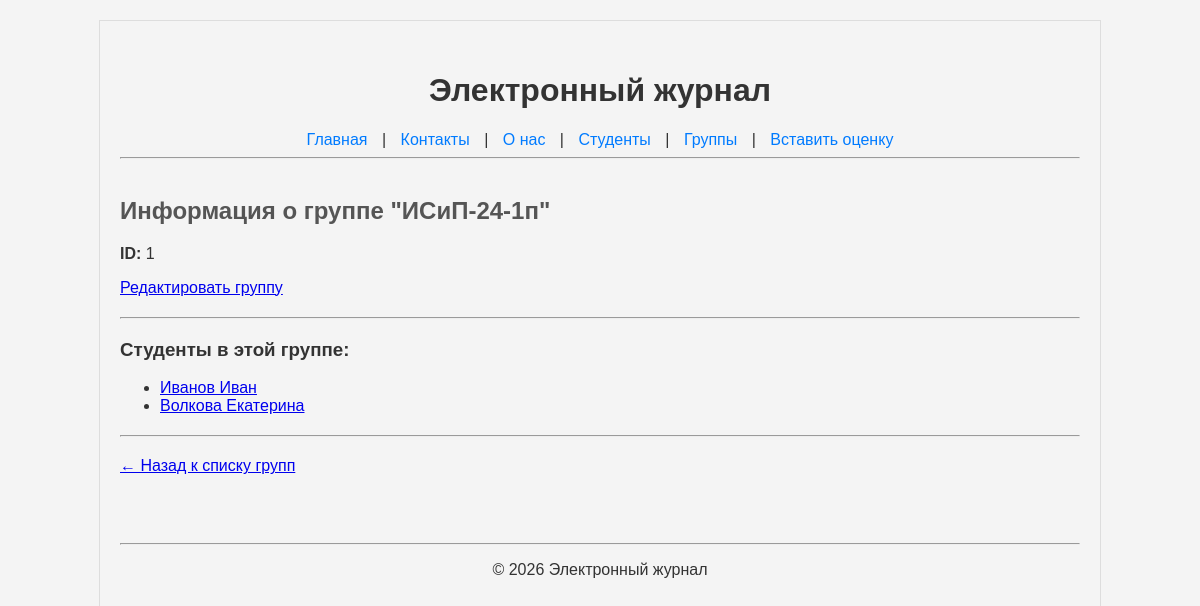
/group/1/, run on the app's committed database.
### journal/models.py (models this page shows, shortened)
class Group(models.Model):
    name = models.CharField(max_length=100)
    comment = models.TextField(blank=True, null=True)

class Student(models.Model):
    first_name = models.CharField(max_length=50)
    last_name = models.CharField(max_length=50)
    group = models.ForeignKey(Group, on_delete=models.CASCADE, related_name='students')
    def __str__(self):
        return f'{self.last_name} {self.first_name}'

### journal/views.py (the view)
# urls.py: path('group/<int:group_id>/', views.group_detail_view, name='group_detail'),
def group_detail_view(request, group_id):
    group = get_object_or_404(Group, pk=group_id)
    students = Student.objects.filter(group=group)
    if request.method == 'POST':
        form = GradeForm(request.POST)
        if form.is_valid():
            Grade.objects.create(
                value=form.cleaned_data['value'],
                student=form.cleaned_data['student'],
                subject=form.cleaned_data['subject'],
            )
            return redirect('group_detail', group_id=group.id)
    else:
        form = GradeForm()
    form.fields['student'].queryset = students
    grades = Grade.objects.filter(student__in=students)
    context = {
        'group': group,
        'students': students,
        'form': form,
        'grades': grades,
    }
    return render(request, 'journal/group_detail.html', context)

### journal/templates/journal/group_detail.html (shortened to what this page needs)
{% extends 'base.html' %}
{% block content %}
    <h2>Информация о группе "{{ group.name }}"</h2>
    <p><strong>ID:</strong> {{ group.id }}</p>
    <p><a href="{% url 'group_edit' group_id=group.id %}">Редактировать группу</a></p>
    <hr style="margin: 20px 0;">
    <h3>Студенты в этой группе:</h3>
    {% if students %}
        <ul>
            {% for student in students %}
                <li>
                    <a href="{% url 'student_detail' student_id=student.id %}">
                        {{ student }}
                    </a>
                </li>
            {% endfor %}
        </ul>
    {% else %}
        <p>В этой группе пока нет студентов.</p>
    {% endif %}
    <hr style="margin: 20px 0;">
    <a href="{% url 'groups' %}">← Назад к списку групп</a>
{% endblock %}

### static/css/style.css (style rules this page uses)
body { font-family: sans-serif; background-color: #f4f4f4; color: #333; width: 80%; max-width: 960px; margin: 20px auto; border: 1px solid #ddd; padding: 20px; }
main h2 { color: #555 }

### data on the page
Group: name "ИСиП-24-1п", id "1"
Student: last_name+first_name "Иванов Иван"
Student: last_name+first_name "Волкова Екатерина"
